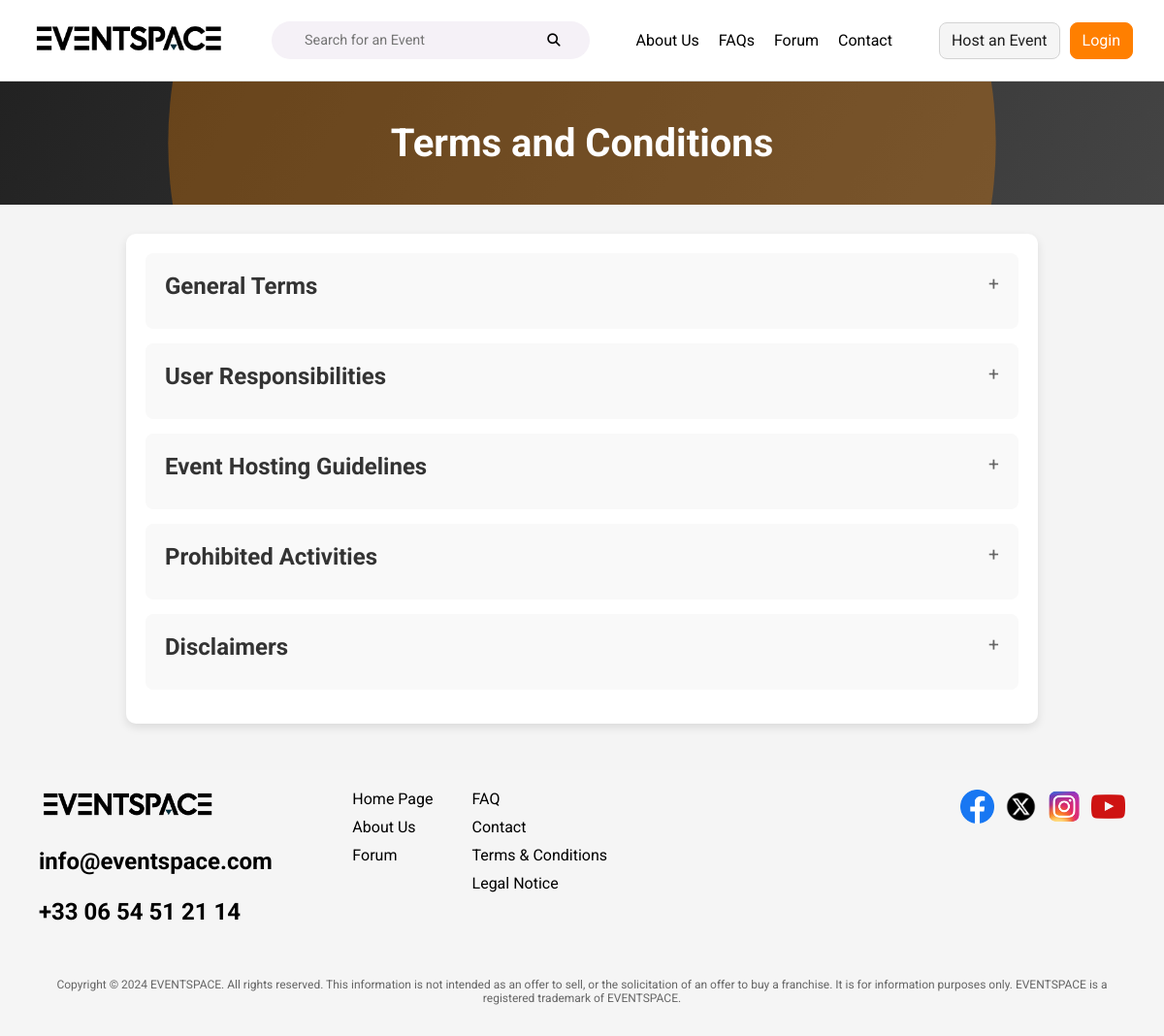
Page /server/views/terms.php on the committed database.
### tables this page shows
CREATE TABLE `terms_conditions` (
  `id` int(11) NOT NULL,
  `title` varchar(255) NOT NULL,
  `content` text NOT NULL,
  `created_at` timestamp NOT NULL DEFAULT CURRENT_TIMESTAMP
);

### server/models/terms.php (called while the page is built)
<?php
function getTermsAndConditions($conn): array
{
    $query = "SELECT title, content FROM terms_conditions ORDER BY created_at ASC";
    $stmt = $conn->prepare($query);
    $stmt->execute();
    $result = $stmt->get_result();
    $terms = [];
    if ($result->num_rows > 0) {
        while ($row = $result->fetch_assoc()) {
            $terms[] = $row;
        }
    }
    return $terms;
}
?>

### server/controllers/terms.php (called while the page is built, shortened)
<?php
include(__DIR__ . "/../db_connection.php");
include(__DIR__ . "/../models/terms.php");
$terms = getTermsAndConditions($conn);

### server/views/terms.php (the view, shortened to what this page needs)
<?php
include "../controllers/terms.php";
include_once '../components/header.php';
?>
<main>
    <div class="terms-banner">
        <h1>Terms and Conditions</h1>
    </div>
    <div class="terms-container">
        <?php if (!empty($terms)): ?>
            <?php foreach ($terms as $term): ?>
                <div class="term">
                    <h2><?= htmlspecialchars($term['title']); ?></h2>
                </div>
            <?php endforeach; ?>
        <?php else: ?>
            <p>No terms and conditions available at the moment.</p>
        <?php endif; ?>
    </div>
</main>
<?php include_once '../components/footer.php'; ?>

### server/styles/common.css (style rules this page uses)
body { margin: 0; padding: 0; }
:root { --primary-color: #ff7f00; --primary-color-hover: #e67300; --primary-color-active: #cc6600; --border-color: #d3d3d3; --border-color-hover: #c6c6c6; --border-color-active: #8a8a8a; }
* { font-family: "Roboto", sans-serif; }

### server/styles/terms.css (style rules this page uses)
body { font-family: 'Roboto', sans-serif; margin: 0; padding: 0; background-color: #f4f4f4; }
.terms-banner { text-align: center; background: linear-gradient(120deg, #222, #444); color: white; padding: 40px 20px; position: relative; overflow: hidden; }
.terms-banner h1 { font-size: 2.5em; margin: 0; position: relative; z-index: 2; }
.terms-banner::after { content: ''; position: absolute; top: 0; left: 0; width: 100%; height: 100%; background: rgba(255, 136, 0, 0.3); clip-path: circle(50% at 50% 50%); animation: pulse 5s infinite; z-index: 1; }
.terms-container { max-width: 900px; margin: 30px auto; padding: 20px; background-color: white; border-radius: 10px; box-shadow: 0 4px 10px rgba(0, 0, 0, 0.1); }
.term { margin-bottom: 15px; padding: 20px; border-radius: 8px; transition: transform 0.3s, background-color 0.3s; cursor: pointer; background: #f9f9f9; position: relative; }
.term h2 { margin: 0; font-size: 1.5em; color: #333; }
.term::after { content: '+'; font-size: 1.2em; position: absolute; right: 20px; top: 20px; color: #666; transition: transform 0.3s, color 0.3s; }

### rows in the picture
terms_conditions: title "General Terms"
terms_conditions: title "User Responsibilities"
terms_conditions: title "Event Hosting Guidelines"
terms_conditions: title "Prohibited Activities"
terms_conditions: title "Disclaimers"
